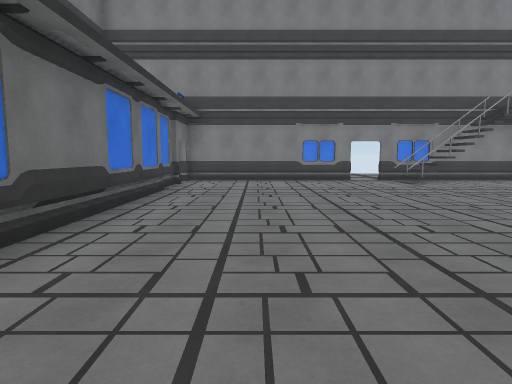
view 1 (above)

19 first-person views from a walk through a 3-D level made in the Unity game engine. The camera is 1.5 m above the floor, tilts 6° down and sees 75° across. The floor is counted in squares, 2 m on a side. Each view is taken from the middle of a square. On the plan, view 1 faces up. The plan holds only what a view shows up to about 11 squares ahead; the rest is blank. The place goes on beyond the plan. The player character is not drawn.

view 2
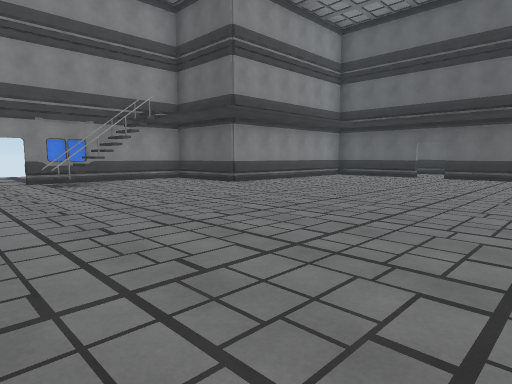

view 3
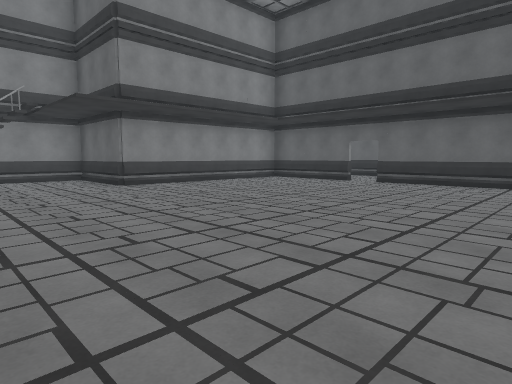

view 4
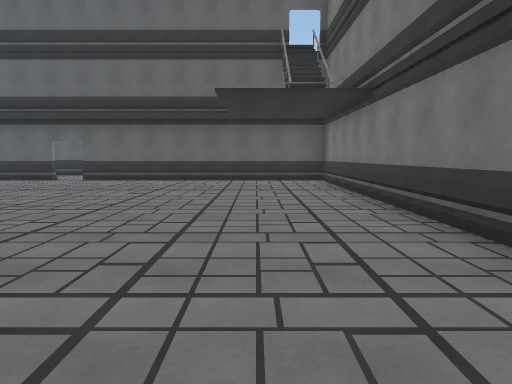

view 5
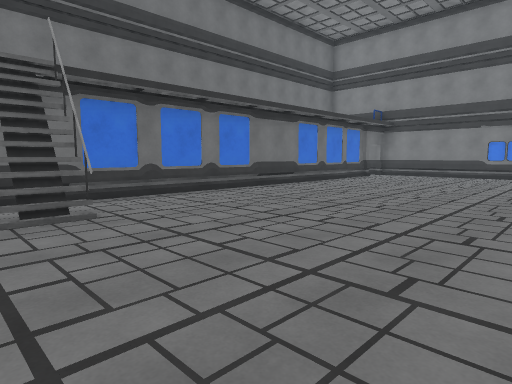

view 6
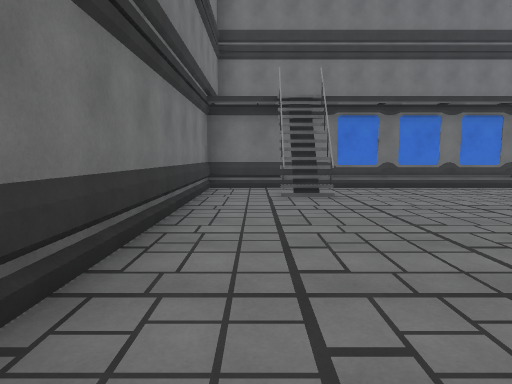

view 7
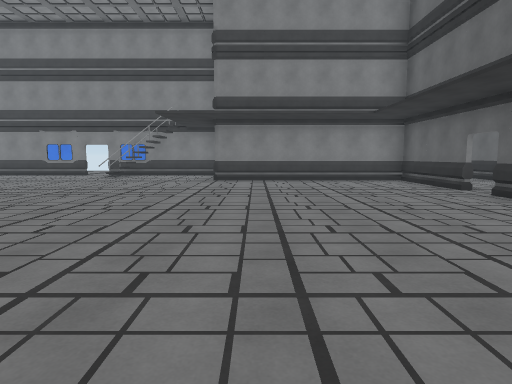

view 8
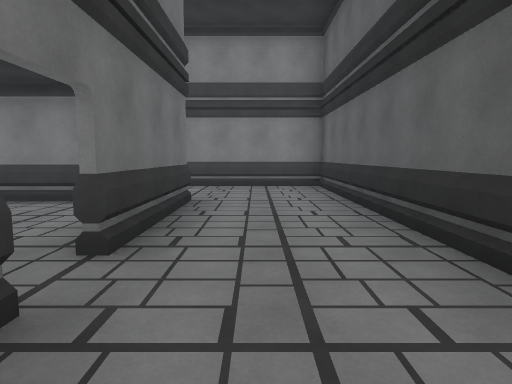

view 9
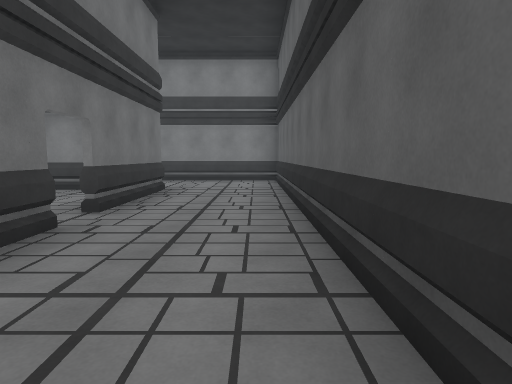

view 10
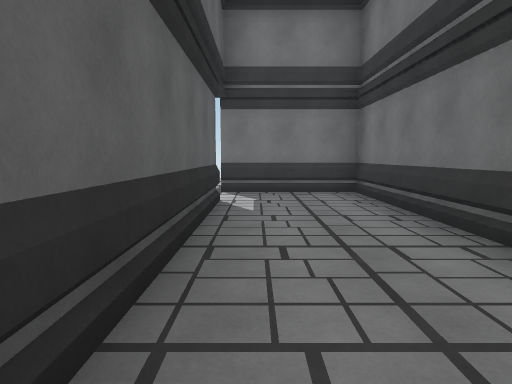

view 11
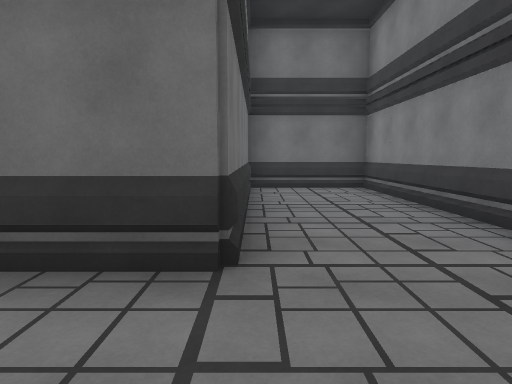

view 12
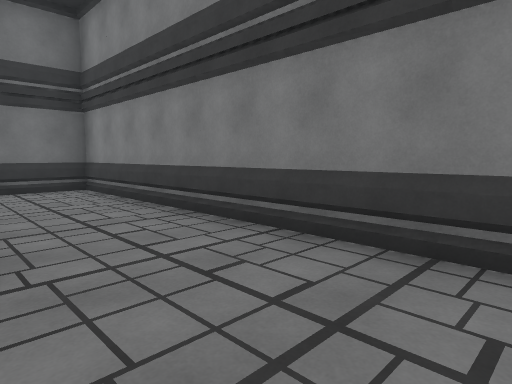

view 13
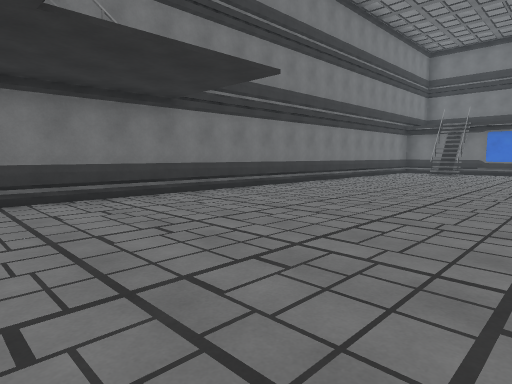

view 14
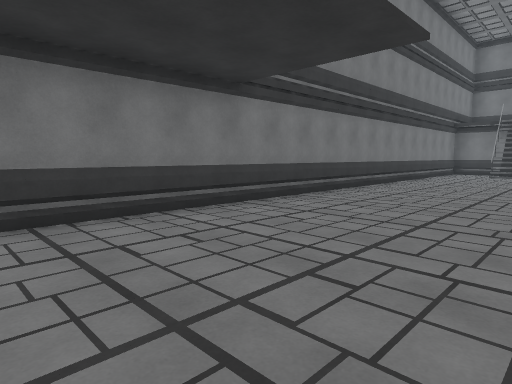

view 15
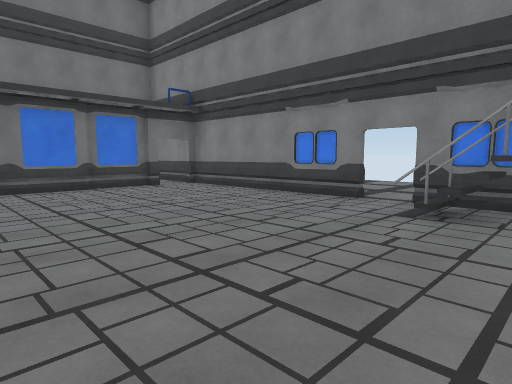

view 16
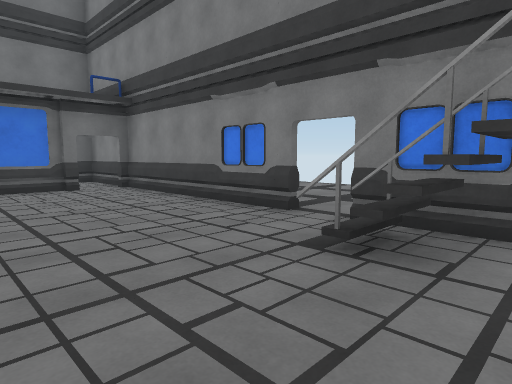

view 17
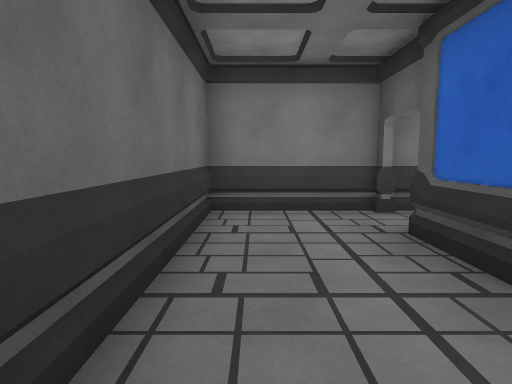

view 18
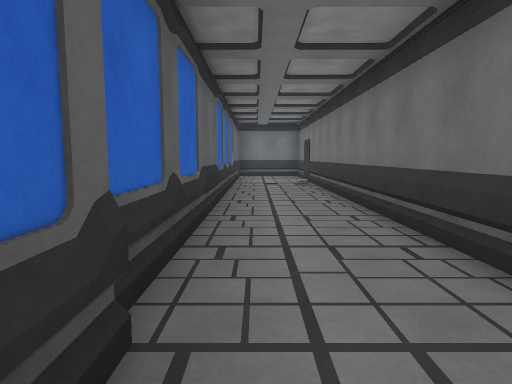

view 19
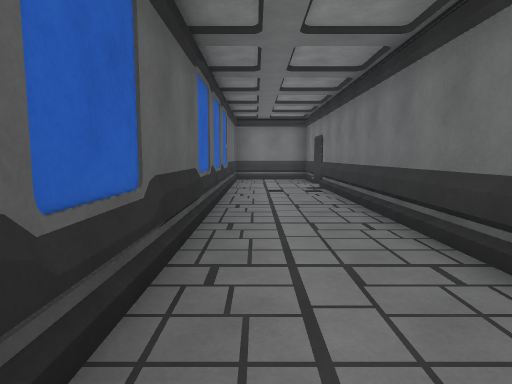

### Floor plan
Ten units are one square. View 1 is at (0, 0); x grows to the right and y downward. Boxes are objects, and circles mark ways between rooms. Rooms are numbered by the first view taken in them; rooms with no view inside come last. Other rooms are left out.
<svg viewBox="-55 -115 238 162">
<path fill="none" stroke="#000" d="M56 -93 41 -93M56 -102 41 -102M31 -107 -15 -107M91 -107 39 -107M147 -44 147 -77 87 -77 87 -106M-22 -95 -22 42 147 42 147 -36M148 -36 148 -26M148 -4 148 42 178 42M177 28 177 -107 91 -107M88 -107 88 -78 148 -78 148 -44M-47 25 -47 40M-15 -107 -47 -107 -47 16M-24 36 -24 -95"/>
<circle cx="150" cy="-40" r="3" fill="#2a7"/>
<circle cx="-20" cy="-100" r="3" fill="#2a7"/>
<text x="60" y="-30">1</text>
<text x="160" y="-50">2</text>
<text x="-40" y="-40">3</text>
</svg>
Room 1 opens to room 2. Room 1 opens to room 3.

Where each view was taken, in squares from view 1:
view 1: 0 up, 0 right, facing up
view 2: 0 up, 2 right, facing up-right
view 3: 1 down, 5 right, facing up-right
view 4: 2 down, 4 right, facing right
view 5: 3 down, 4 right, facing up-left
view 6: 3 down, 6 right, facing left
view 7: 3 down, 10 right, facing up
view 8: 2 up, 16 right, facing up
view 9: 0 up, 17 right, facing up
view 10: 3 up, 17 right, facing down
view 11: 8 up, 17 right, facing left
view 12: 8 up, 17 right, facing up-left
view 13: 2 up, 14 right, facing down-left
view 14: 0 up, 14 right, facing down-left
view 15: 5 up, 6 right, facing up-left
view 16: 7 up, 6 right, facing up-left
view 17: 6 up, 4 left, facing up
view 18: 9 up, 3 left, facing down
view 19: 7 up, 3 left, facing down
